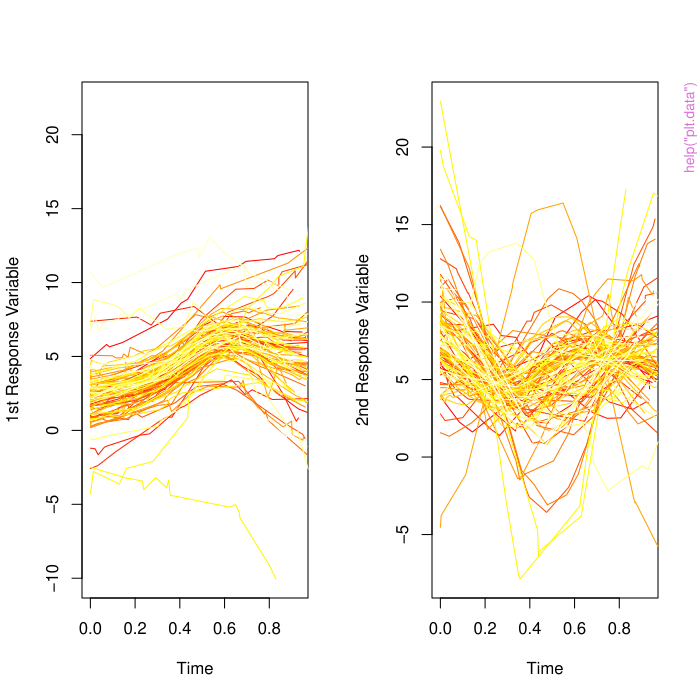

Here is the R script that generated this plot:
pkgname <- "pairedfda"
source(file.path(R.home("share"), "R", "examples-header.R"))
options(warn = 1)
base::assign(".ExTimings", "pairedfda-Ex.timings", pos = 'CheckExEnv')
base::cat("name\tuser\tsystem\telapsed\n", file=base::get(".ExTimings", pos = 'CheckExEnv'))
base::assign(".format_ptime",
function(x) {
  if(!is.na(x[4L])) x[1L] <- x[1L] + x[4L]
  if(!is.na(x[5L])) x[2L] <- x[2L] + x[5L]
  options(OutDec = '.')
  format(x[1L:3L], digits = 7L)
},
pos = 'CheckExEnv')

### * </HEADER>
library('pairedfda')

base::assign(".oldSearch", base::search(), pos = 'CheckExEnv')
base::assign(".old_wd", base::getwd(), pos = 'CheckExEnv')
cleanEx()
nameEx("Kf_CV")
### * Kf_CV

flush(stderr()); flush(stdout())

base::assign(".ptime", proc.time(), pos = "CheckExEnv")
### Name: Kf_CV
### Title: K-fold Cross-Validation
### Aliases: Kf_CV

### ** Examples

rawdata = gen_data(n=100,
                   varres=0.01, 
                   gama=2, 
                   type='t',
                   ka=2,
                   kb=2)
data = predata(nobs_y = rawdata$obs_times, 
               nobs_z = rawdata$obs_times, 
               time_y = rawdata$dataset[,2], 
               time_z = rawdata$dataset[,2], 
               y = rawdata$dataset[,3], 
               z = rawdata$dataset[,4], 
               knots = 10, 
               order=3)
lambda_nopen = c(0,0,0,0)
MSE_nopen = Kf_CV(data,lambda_nopen,K=5,ka=2,kb=2,'t')
lambda_pen = rep(0.618,4)
MSE_pen = Kf_CV(data,lambda_pen,K=5,ka=2,kb=2,'t')



base::assign(".dptime", (proc.time() - get(".ptime", pos = "CheckExEnv")), pos = "CheckExEnv")
base::cat("Kf_CV", base::get(".format_ptime", pos = 'CheckExEnv')(get(".dptime", pos = "CheckExEnv")), "\n", file=base::get(".ExTimings", pos = 'CheckExEnv'), append=TRUE, sep="\t")
cleanEx()
nameEx("gen_data")
### * gen_data

flush(stderr()); flush(stdout())

base::assign(".ptime", proc.time(), pos = "CheckExEnv")
### Name: gen_data
### Title: Generate simulation data
### Aliases: gen_data

### ** Examples

rawdata = gen_data(n=100,varres=0.01, gama=2, type='t',ka=2,kb=2)



base::assign(".dptime", (proc.time() - get(".ptime", pos = "CheckExEnv")), pos = "CheckExEnv")
base::cat("gen_data", base::get(".format_ptime", pos = 'CheckExEnv')(get(".dptime", pos = "CheckExEnv")), "\n", file=base::get(".ExTimings", pos = 'CheckExEnv'), append=TRUE, sep="\t")
cleanEx()
nameEx("minEM")
### * minEM

flush(stderr()); flush(stdout())

base::assign(".ptime", proc.time(), pos = "CheckExEnv")
### Name: minEM
### Title: Estimations
### Aliases: minEM

### ** Examples

rawdata = gen_data(n=100,
                   varres=0.01, 
                   gama=2, 
                   type='t',
                   ka=2,
                   kb=2)
data = predata(nobs_y = rawdata$obs_times,
               nobs_z = rawdata$obs_times,
               time_y = rawdata$dataset[,2],
               time_z = rawdata$dataset[,2],
               y = rawdata$dataset[,3],
               z = rawdata$dataset[,4],
               knots = 10,
               order=3)
## without penalty
lambda = c(0,0,0,0)
pt_nopen = minEM(data, 
                 lambda, 
                 type='t', 
                 ka=2, 
                 kb=2, 
                 tol = 1e-4, 
                 maxiter = 100)
## with penalty
lambda_t = simplex(data,Kfold=5,ka=2,kb=2,type='t')
pt_pen = minEM(data, 
               lambda_t, 
               type='t', 
               ka=2, 
               kb=2, 
               tol = 1e-4, 
               maxiter = 100)



base::assign(".dptime", (proc.time() - get(".ptime", pos = "CheckExEnv")), pos = "CheckExEnv")
base::cat("minEM", base::get(".format_ptime", pos = 'CheckExEnv')(get(".dptime", pos = "CheckExEnv")), "\n", file=base::get(".ExTimings", pos = 'CheckExEnv'), append=TRUE, sep="\t")
cleanEx()
nameEx("orthbasis")
### * orthbasis

flush(stderr()); flush(stdout())

base::assign(".ptime", proc.time(), pos = "CheckExEnv")
### Name: orthbasis
### Title: Create bsplines
### Aliases: orthbasis

### ** Examples

rawdata = gen_data(n=100,varres=0.01, gama=2, type='t',ka=2,kb=2)
time = rawdata$dataset[,2]
spl_info = orthbasis(time,knots = 8, order =3)



base::assign(".dptime", (proc.time() - get(".ptime", pos = "CheckExEnv")), pos = "CheckExEnv")
base::cat("orthbasis", base::get(".format_ptime", pos = 'CheckExEnv')(get(".dptime", pos = "CheckExEnv")), "\n", file=base::get(".ExTimings", pos = 'CheckExEnv'), append=TRUE, sep="\t")
cleanEx()
nameEx("pairedfda-package")
### * pairedfda-package

flush(stderr()); flush(stdout())

base::assign(".ptime", proc.time(), pos = "CheckExEnv")
### Name: pairedfda-package
### Title: Paired Functional Data Analysis
### Aliases: pairedfda-package pairedfda
### Keywords: package

### ** Examples

rawdata = gen_data(n=100,
                   varres=0.01, 
                   gama=2, 
                   type='t',
                   ka=2,
                   kb=2)
data = predata(nobs_y = rawdata$obs_times,
               nobs_z = rawdata$obs_times,
               time_y = rawdata$dataset[,2],
               time_z = rawdata$dataset[,2],
               y = rawdata$dataset[,3],
               z = rawdata$dataset[,4],
               knots = 10,
               order=3)
## without penalty
lambda = c(0,0,0,0)
pt_nopen = minEM(data, 
                 lambda, 
                 type='t', 
                 ka=2, 
                 kb=2, 
                 tol = 1e-4, 
                 maxiter = 100)
## with penalty
lambda_t = simplex(data,Kfold=5,ka=2,kb=2,type='t')
pt_pen = minEM(data, 
               lambda_t, 
               type='t', 
               ka=2, 
               kb=2, 
               tol = 1e-4, 
               maxiter = 100)



base::assign(".dptime", (proc.time() - get(".ptime", pos = "CheckExEnv")), pos = "CheckExEnv")
base::cat("pairedfda-package", base::get(".format_ptime", pos = 'CheckExEnv')(get(".dptime", pos = "CheckExEnv")), "\n", file=base::get(".ExTimings", pos = 'CheckExEnv'), append=TRUE, sep="\t")
cleanEx()
nameEx("plt.data")
### * plt.data

flush(stderr()); flush(stdout())

base::assign(".ptime", proc.time(), pos = "CheckExEnv")
### Name: plt.data
### Title: Plot the raw data
### Aliases: plt.data

### ** Examples

rawdata = gen_data(n=100,varres=0.01, gama=2, type='t',ka=2,kb=2)
data = predata(nobs_y = rawdata$obs_times, 
               nobs_z = rawdata$obs_times, 
               time_y = rawdata$dataset[,2], 
               time_z = rawdata$dataset[,2], 
               y = rawdata$dataset[,3], 
               z = rawdata$dataset[,4], 
               knots = 10, 
               order=3)
plt.data(data)



base::assign(".dptime", (proc.time() - get(".ptime", pos = "CheckExEnv")), pos = "CheckExEnv")
base::cat("plt.data", base::get(".format_ptime", pos = 'CheckExEnv')(get(".dptime", pos = "CheckExEnv")), "\n", file=base::get(".ExTimings", pos = 'CheckExEnv'), append=TRUE, sep="\t")
cleanEx()
nameEx("predata")
### * predata

flush(stderr()); flush(stdout())

base::assign(".ptime", proc.time(), pos = "CheckExEnv")
### Name: predata
### Title: Preprocessing data
### Aliases: predata

### ** Examples

n = 5
nobs = 1+rbinom(n,5,0.9)
time=c()
for(i in 1:n)
{
  time=c(time,0,runif(nobs[i]-1))
}
sumobs = sum(nobs)
y = rnorm(sumobs,0,1.5)
z = rnorm(sumobs,1,1)
data = predata(nobs,time,y,z,knots = 8,order=3)
rawdata = gen_data(n=100,varres=0.01, gama=2, type='t',ka=2,kb=2)
data = predata(nobs_y = rawdata$obs_times, 
               nobs_z = rawdata$obs_times, 
               time_y = rawdata$dataset[,2], 
               time_z = rawdata$dataset[,2], 
               y = rawdata$dataset[,3], 
               z = rawdata$dataset[,4], 
               knots = 10, 
               order=3)



base::assign(".dptime", (proc.time() - get(".ptime", pos = "CheckExEnv")), pos = "CheckExEnv")
base::cat("predata", base::get(".format_ptime", pos = 'CheckExEnv')(get(".dptime", pos = "CheckExEnv")), "\n", file=base::get(".ExTimings", pos = 'CheckExEnv'), append=TRUE, sep="\t")
cleanEx()
nameEx("simplex")
### * simplex

flush(stderr()); flush(stdout())

base::assign(".ptime", proc.time(), pos = "CheckExEnv")
### Name: simplex
### Title: Choosing tuning parameter
### Aliases: simplex

### ** Examples

rawdata = gen_data(n=100,varres=0.01, gama=2, type='t',ka=2,kb=2)
data = predata(nobs_y = rawdata$obs_times, 
               nobs_z = rawdata$obs_times, 
               time_y = rawdata$dataset[,2], 
               time_z = rawdata$dataset[,2], 
               y = rawdata$dataset[,3], 
               z = rawdata$dataset[,4], 
               knots = 10, 
               order=3)
lambda_n = simplex(data,Kfold=5,ka=2,kb=2,type='n')
lambda_t = simplex(data,Kfold=5,ka=2,kb=2,type='t')
lambda_s = simplex(data,Kfold=5,ka=2,kb=2,type='s')



base::assign(".dptime", (proc.time() - get(".ptime", pos = "CheckExEnv")), pos = "CheckExEnv")
base::cat("simplex", base::get(".format_ptime", pos = 'CheckExEnv')(get(".dptime", pos = "CheckExEnv")), "\n", file=base::get(".ExTimings", pos = 'CheckExEnv'), append=TRUE, sep="\t")
### * <FOOTER>
###
cleanEx()
options(digits = 7L)
base::cat("Time elapsed: ", proc.time() - base::get("ptime", pos = 'CheckExEnv'),"\n")
grDevices::dev.off()
###
### Local variables: ***
### mode: outline-minor ***
### outline-regexp: "\\(> \\)?### [*]+" ***
### End: ***
quit('no')
